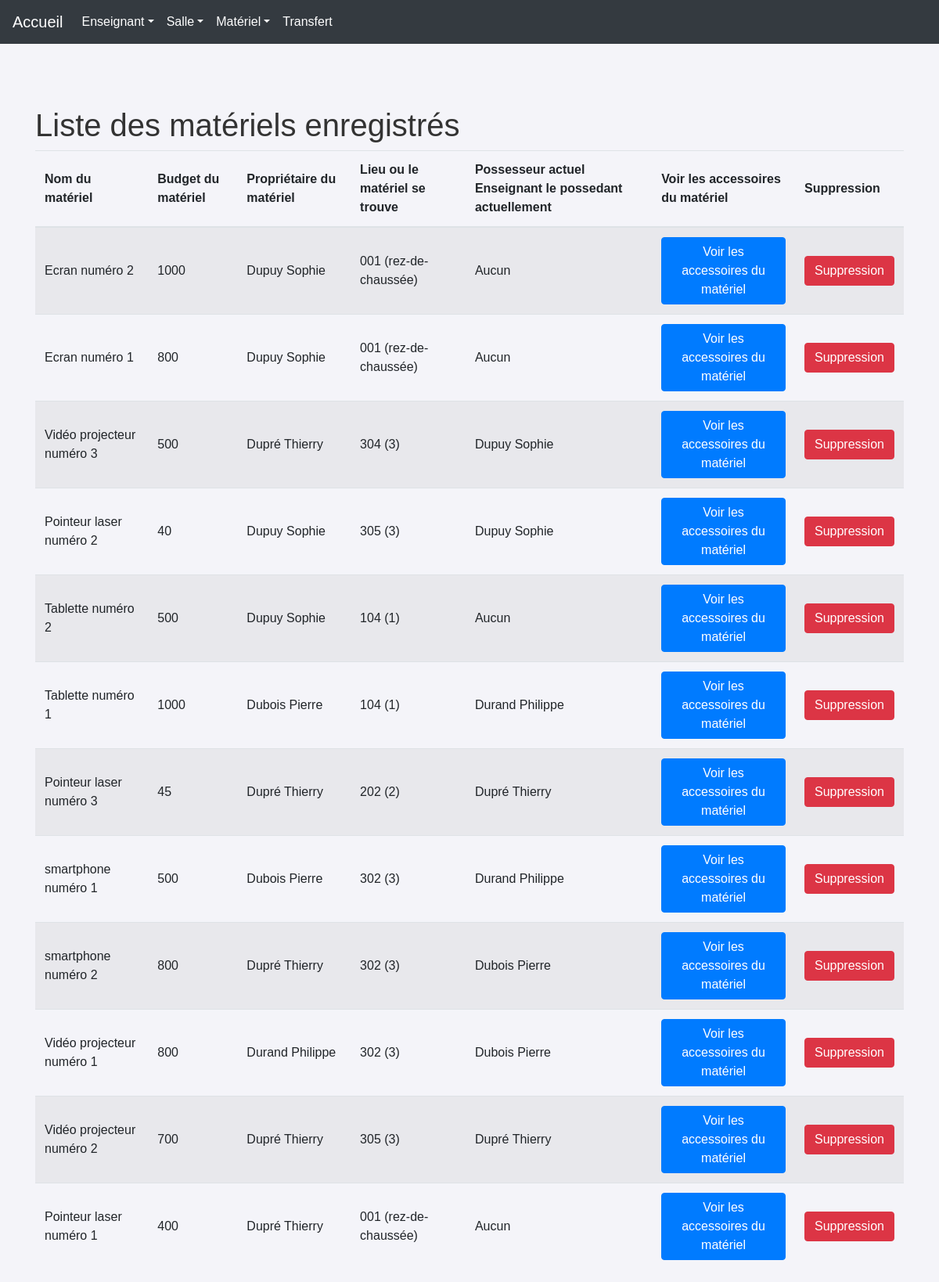
Screenshot of /gestion_de_materiel/materiel/liste_materiels with the database file from the repository.
### gestion_de_materiel/models.py (models this page shows, shortened)
class Materiel(models.Model):
    nom = models.CharField(
        max_length=100,
        blank=False,
        null=True,
        default=''
    )
    budget = models.CharField(
        max_length=100,
        blank=False,
        null=True,
        default=''
    )
    proprietaire = models.ForeignKey(
        Enseignant,
        on_delete=models.CASCADE,
        null=True,
        related_name='materiels_possedes'
    )
    lieu = models.ForeignKey(
        Salle,
        on_delete=models.CASCADE,
        null=True
    )
    possesseur = models.ForeignKey(
        Enseignant,
        on_delete=models.CASCADE,
        null=True,
        blank=True,
        related_name='materiels_en_possession'
    )

class Enseignant(models.Model):
    nom = models.CharField(
        max_length=50,
        blank=False,
        null=True,
        default='aucun'
    )
    prenom = models.CharField(
        max_length=50,
        blank=False,
        null=True,
        default='aucun'
    )

class Salle(models.Model):
    nom = models.CharField(
        max_length=50,
        blank=False,
        null=True,
        default='aucun'
    )
    etage = models.CharField(
        max_length=50,
        blank=False,
        null=True,
        default='aucun'
    )

### gestion_de_materiel/views.py (the view)
# urls.py: path('gestion_de_materiel/materiel/liste_materiels', liste_materiels, name='liste_materiels'),
def liste_materiels(request):
    materiels = Materiel.objects.all()
    return render(request, 'gestion_de_materiel/materiel/liste_materiels.html', {'materiels': materiels})

### templates/gestion_de_materiel/materiel/liste_materiels.html (shortened to what this page needs)
<!DOCTYPE html>
<html>
<head>
    <link rel="stylesheet" href="https://stackpath.bootstrapcdn.com/bootstrap/4.5.0/css/bootstrap.min.css">
</head>
<body>
    {% include 'gestion_de_materiel/includes/entete.html' %}
    <div class="container">
        <h1>Liste des matériels enregistrés</h1>
        <table class="table table-striped">
            <thead>
                <tr>
                    <th>Nom  du matériel</th>
                    <th>Budget  du matériel</th>
                    <th>Propriétaire du matériel</th>
                    <th>Lieu ou le matériel se trouve</th>
                    <th>Possesseur actuel Enseignant le possedant actuellement</th>
                    <th>Voir les accessoires du matériel</th>
                    <th>Suppression</th>
                </tr>
            </thead>
            <tbody>
                {% for materiel in materiels %}
                    <tr>
                        <td>{{ materiel.nom }}</td>
                        <td>{{ materiel.budget }}</td>
                        <td>{{ materiel.proprietaire.nom }} {{ materiel.proprietaire.prenom }}</td>
                        <td>{{ materiel.lieu.nom }} ({{ materiel.lieu.etage }})</td>
                        <td>
                            {% if materiel.possesseur %}
                                {{ materiel.possesseur.nom }} {{ materiel.possesseur.prenom }}
                            {% else %}
                                Aucun
                            {% endif %}
                        </td>
                        <td>
                            <a href="{% url 'liste_accessoires' materiel.id %}" class="btn btn-primary">Voir les accessoires du matériel</a>
                        </td>
                        <td>
                            <form method="post" action="{% url 'supprimer_materiel' materiel.id %}">
                                <button type="submit" class="btn btn-danger">Suppression</button>
                            </form>
                        </td>
                    </tr>
                {% empty %}
                    <tr>
                        <td colspan="7">Aucun matériel trouvé dans la liste.</td>
                    </tr>
                {% endfor %}
            </tbody>
        </table>
    </div>
</body>
</html>

### templates/gestion_de_materiel/materiel/liste_materiels.html (style rules this page uses)
body { font-family: Arial, sans-serif; background-color: #f4f4f9; color: #333; }
.container { margin-top: 20px; }
.btn-primary { background-color: #007bff; border: none; }
h1 { margin-bottom: 20px; }
th, td { vertical-align: middle !important; }

### templates/gestion_de_materiel/includes/entete.html (style rules this page uses)
body { font-family: Arial, sans-serif; background-color: #f4f4f9; color: #333; }

### rows the page displays
Materiel: nom "Ecran numéro 2", budget "1000", proprietaire.nom "Dupuy", proprietaire.prenom "Sophie", lieu.nom "001", lieu.etage "rez-de-chaussée", shows "Aucun"
Materiel: nom "Ecran numéro 1", budget "800", proprietaire.nom "Dupuy", proprietaire.prenom "Sophie", lieu.nom "001", lieu.etage "rez-de-chaussée", shows "Aucun"
Materiel: nom "Vidéo projecteur numéro 3", budget "500", proprietaire.nom "Dupré", proprietaire.prenom "Thierry", lieu.nom "304", lieu.etage "3", possesseur.nom "Dupuy", possesseur.prenom "Sophie"
Materiel: nom "Pointeur laser numéro 2", budget "40", proprietaire.nom "Dupuy", proprietaire.prenom "Sophie", lieu.nom "305", lieu.etage "3", possesseur.nom "Dupuy", possesseur.prenom "Sophie"
Materiel: nom "Tablette numéro 2", budget "500", proprietaire.nom "Dupuy", proprietaire.prenom "Sophie", lieu.nom "104", lieu.etage "1", shows "Aucun"
Materiel: nom "Tablette numéro 1", budget "1000", proprietaire.nom "Dubois", proprietaire.prenom "Pierre", lieu.nom "104", lieu.etage "1", possesseur.nom "Durand", possesseur.prenom "Philippe"
Materiel: nom "Pointeur laser numéro 3", budget "45", proprietaire.nom "Dupré", proprietaire.prenom "Thierry", lieu.nom "202", lieu.etage "2", possesseur.nom "Dupré", possesseur.prenom "Thierry"
Materiel: nom "smartphone numéro 1", budget "500", proprietaire.nom "Dubois", proprietaire.prenom "Pierre", lieu.nom "302", lieu.etage "3", possesseur.nom "Durand", possesseur.prenom "Philippe"
Materiel: nom "smartphone numéro 2", budget "800", proprietaire.nom "Dupré", proprietaire.prenom "Thierry", lieu.nom "302", lieu.etage "3", possesseur.nom "Dubois", possesseur.prenom "Pierre"
Materiel: nom "Vidéo projecteur numéro 1", budget "800", proprietaire.nom "Durand", proprietaire.prenom "Philippe", lieu.nom "302", lieu.etage "3", possesseur.nom "Dubois", possesseur.prenom "Pierre"
Materiel: nom "Vidéo projecteur numéro 2", budget "700", proprietaire.nom "Dupré", proprietaire.prenom "Thierry", lieu.nom "305", lieu.etage "3", possesseur.nom "Dupré", possesseur.prenom "Thierry"
Materiel: nom "Pointeur laser numéro 1", budget "400", proprietaire.nom "Dupré", proprietaire.prenom "Thierry", lieu.nom "001", lieu.etage "rez-de-chaussée", shows "Aucun"
